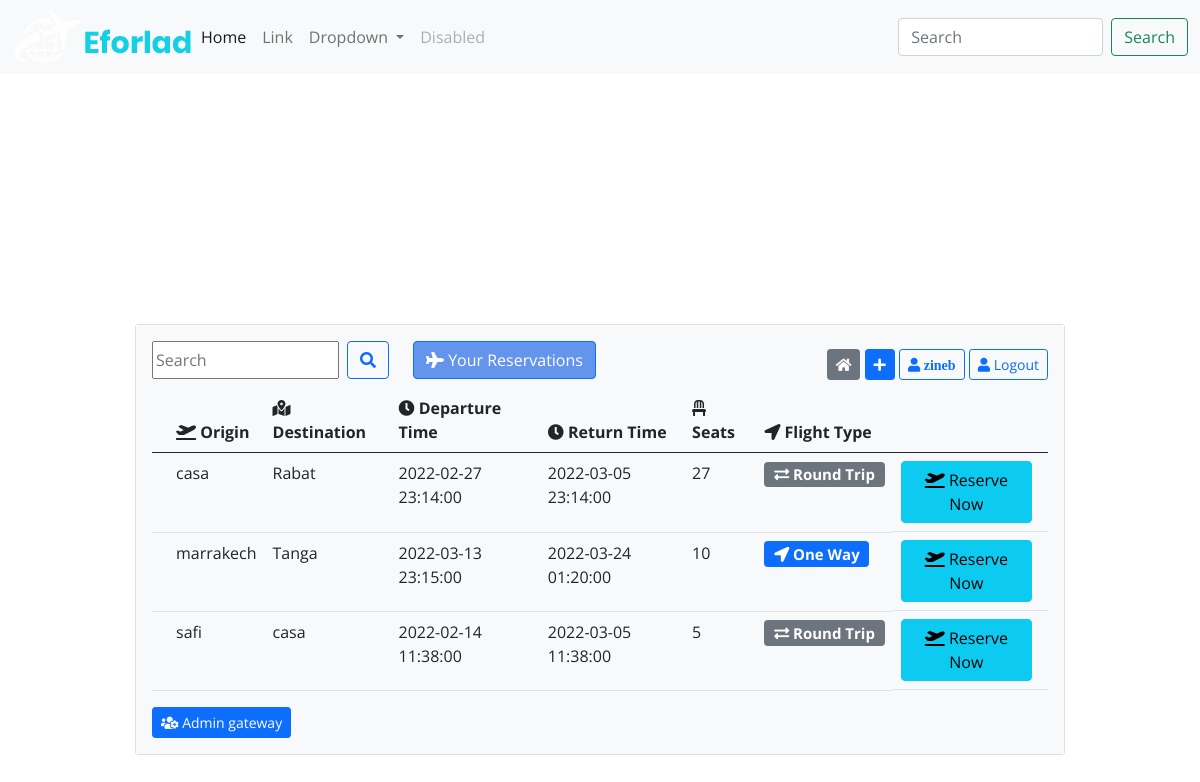
The page /home (signed in) on the database its author committed.
### tables this page shows
CREATE TABLE IF NOT EXISTS `flight` (
  `id` int NOT NULL AUTO_INCREMENT,
  `origin` varchar(255) NOT NULL,
  `destination` varchar(255) NOT NULL,
  `dep_time` datetime NOT NULL,
  `return_time` datetime DEFAULT NULL,
  `seats` int NOT NULL,
  `flighttype` varchar(25) NOT NULL,
  PRIMARY KEY (`id`)
);

### controllers/HomeController.php (called while the page is built)
<?php
class HomeController{
    public function index($page){
        include('views/'.$page.'.php');
    }
}
?>

### database/DB.php (called while the page is built)
<?php
class DB{
    static public function connect(){
        $db = new PDO("mysql:host=localhost;dbname=mvc","root","");
        $db->exec("set names utf8");
        $db->setAttribute(PDO::ATTR_ERRMODE,PDO::ERRMODE_WARNING);
        return $db;
    }
}

### models/flight.php (called while the page is built, shortened)
<?php
class Flight
{
    static public function getAll()
    {
        $stmt = DB::connect()->prepare('SELECT * FROM flight');
        $stmt->execute();
        return $stmt->fetchAll();
    }
}

### controllers/FlightController.php (called while the page is built, shortened)
<?php
class FlightController{
    public function getAllflights(){
        $flights = Flight::getAll();
        return $flights;
    }
}

### autoload.php (called while the page is built, shortened)
<?php
function autoload($class_name){
    $array_paths = array(
        'database/',
        'classes/',
        'models/',
        'controllers/',
    );
    $parts = explode('\\',$class_name);
    $name = array_pop($parts);
    foreach($array_paths as $path){
        $file = sprintf($path.'%s.php',$name);
    }
}
?>

### views/home.php (the view, shortened to what this page needs)
<?php
if(isset($_POST['find'])){
    $data = new FlightController();
    $flight=$data->findflights();
}   else{
    $data = new FlightController();
    $flight=$data->getAllFlights();
}
    $data = new FlightController();
    $flights = $data->getAllFlights();
?>
<nav class="navbar navbar-expand-lg navbar-light bg-light">
    <div class="container-fluid">
        <img src="../image/logo.png">
        <div class="collapse navbar-collapse" id="navbarSupportedContent">
            <ul class="navbar-nav me-auto mb-2 mb-lg-0">
                <li class="nav-item">
                    <a class="nav-link active" aria-current="page" href="#">Home</a>
                </li>
                <li class="nav-item">
                    <a class="nav-link" href="#">Link</a>
                </li>
                <li class="nav-item dropdown">
                    <a class="nav-link dropdown-toggle" href="#" id="navbarDropdown" role="button"
                        data-bs-toggle="dropdown" aria-expanded="false">
                        Dropdown
                    </a>
                </li>
                <li class="nav-item">
                    <a class="nav-link disabled" href="#" tabindex="-1" aria-disabled="true">Disabled</a>
                </li>
            </ul>
            <form class="d-flex">
                <input class="form-control me-2" type="search" placeholder="Search" aria-label="Search">
                <button class="btn btn-outline-success" type="submit">Search</button>
            </form>
        </div>
    </div>
</nav>
<div class="container">
    <div class="row">
        <div class="col-md-10 mx-auto">
            <div class="card">
                <div class="card-body bg-light">
                    <div class="table-responsive">
                        <form class="d-flex float-start me-4">
                            <input class="form  me-2" type="search" placeholder="Search" aria-label="Search">
                            <button class="btn btn-outline-primary" type="submit" name="search"><i
                                    class="fas fa-search"></i></button>
                        </form>
                        <a href="<?php echo BASE_URL;?>reserve" title="reserve"
                            class="btn btn-primary me-4 float-start background-btn">
                            <i class="fas fa-plane"></i>
                            Your Reservations
                        </a>
                        <div class=" float-end mt-2">
                            <a href="<?php echo BASE_URL;?>home" class="btn btn-sm btn-secondary mr-2 mb-2">
                                <i class="fas fa-home"></i>
                            </a>
                            <a href="<?php echo BASE_URL; ?>add" class="btn btn-sm btn-primary mr-2 mb-2">
                                <i class="fas fa-plus"></i>
                            </a>
                            <a href="<?php echo BASE_URL;?>" title=""
                                class="btn btn-sm btn-outline-primary mr-2 mb-2">
                                <i class="fas fa-user mr-2"> <?php echo $_SESSION['username'];?></i>
                            </a>
                            <a href="<?php echo BASE_URL;?>logout" title="Logout"
                                class="btn btn-sm btn-outline-primary mb-2   ">
                                <i class="fas fa-user"></i> Logout
                            </a>
                        </div>
                        <table class="table table-hover ">
                            <thead>
                                <tr>
                                    <th scope="col"></th>
                                    <th scope="col"><i class="fa fa-plane-departure"></i> Origin</th>
                                    <th scope="col"><i class="fa fa-map-marked-alt"></i> Destination</th>
                                    <th scope="col"><i class="fa fa-clock"></i> Departure Time</th>
                                    <th scope="col"><i class="fa fa-clock"></i> Return Time</th>
                                    <th scope="col"><i class="fa fa-chair"></i> Seats</th>
                                    <th scope="col"><i class="fa fa-location-arrow"></i> Flight Type</th>
                                    <th scope="col"></th>
                                </tr>
                            </thead>
                            <tbody>
                                <?php foreach ($flights as $flight) : ?>
                                <tr>
                                    <th></th>
                                    <td><?php echo $flight['origin']; ?></td>
                                    <td><?php echo $flight['destination']; ?></td>
                                    <td><?php echo $flight['dep_time']; ?></td>
                                    <td><?php echo $flight['return_time']?></td>
                                    <td><?php echo $flight['seats']; ?></td>
                                    <td>
                                        <?php echo $flight['flighttype'] == "One Way"
                                        ?
                                        '<h5><span class="badge bg-primary"><i class="fa fa-location-arrow"></i> One Way</span></h5>'
                                        :
                                        '<h5><span class="badge bg-secondary"><i class="fa fa-exchange-alt"></i> Round Trip</span></h5>'
                                    ?>
                                    </td>
                                    <td class="d-flex flex-row">
                                        <form method="post" class="me-2">
                                            <button class="btn btn btn-info" type="submit" name="reserve"><i
                                                    class="fa fa-plane-departure"></i> Reserve Now</button>
                                        </form>
                                    </td>
                                </tr>
                                <?php endforeach ?>
                            </tbody>
                        </table>
                        <a href="<?php echo BASE_URL;?>dashadmin" class="btn btn-sm btn-primary " title="Admin gateway" ><i class="fa fa-users-cog"></i> Admin gateway</a>
                    </div>
                </div>
            </div>
        </div>
    </div>

### style/style.css (style rules this page uses)
body { font-family: 'Open Sans', sans-serif; }

### views/includes/header.php (style rules this page uses)
body { background-image: url('https://images.unsplash.com/photo-1500835556837-99ac94a94552?ixlib=rb-1.2.1&ixid=MnwxMjA3fDB8MHxwaG90by1wYWdlfHx8fGVufDB8fHx8&auto=format&fit=crop&w=687&q=80'); background-repeat: no-repeat; background-size: cover; }
.container { padding-top: 250px; }
.row { --bs-gutter-x: 0; }
.background-btn { background-color: #6495ED; }
a { color: #fff; }

### rows shown on the page
flight: origin "casa", destination "Rabat", dep_time "2022-02-27 23:14:00", return_time "2022-03-05 23:14:00", seats "27", flighttype "Round Trip" (drawn)
flight: origin "marrakech", destination "Tanga", dep_time "2022-03-13 23:15:00", return_time "2022-03-24 01:20:00", seats "10", flighttype "One Way" (drawn)
flight: origin "safi", destination "casa", dep_time "2022-02-14 11:38:00", return_time "2022-03-05 11:38:00", seats "5", flighttype "Round Trip" (drawn)

### other values the page prints
$_SESSION['username'] "zineb"
